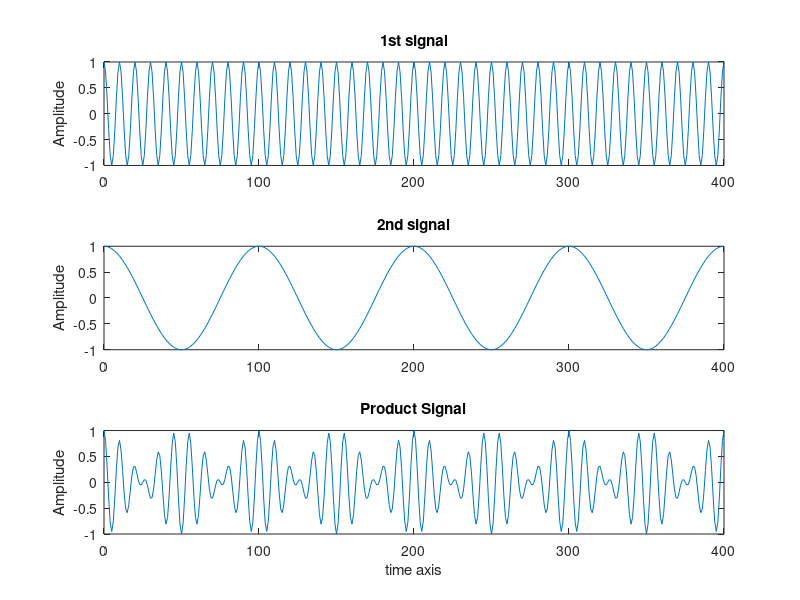

Source code (MATLAB):
% pre filter frequency= Fs/2=500HZ
n=0:400;
N=length(n);
x1=cos(0.2*pi*n);
x2=cos(0.02*pi*n);
x=x1.*x2;
figure(1)
subplot(3,1,1);
plot(n,x1);
ylabel('Amplitude');
title('1st signal');
subplot(3,1,2);
plot(n,x2);
ylabel('Amplitude');
title('2nd signal');
subplot(3,1,3);
plot(n,x);
ylabel('Amplitude');
xlabel('time axis');
title('Product Signal');

